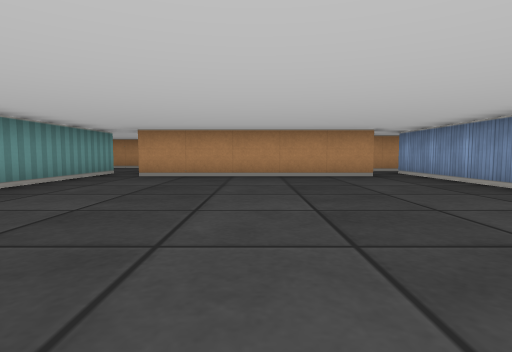
[1] (above)

17 first-person views from a walk through a cub3D ray-caster map. The camera is about half as high as the walls, tilts 4° down and sees 80° across. The floor is counted in squares. Each view is taken from the middle of a square. On the plan, view 1 faces up. The plan holds only what a view shows up to about 9 squares ahead; the rest is blank.

[2]
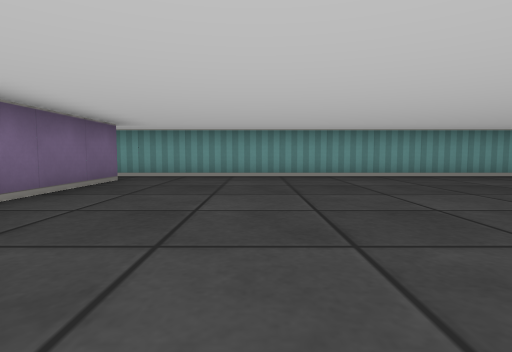

[3]
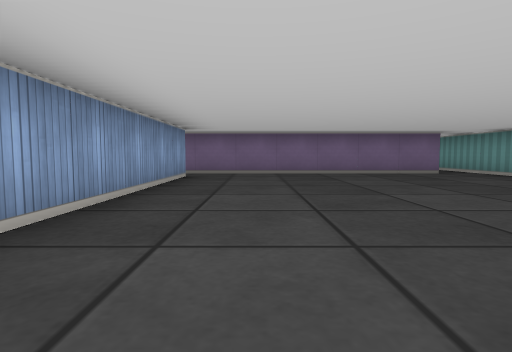

[4]
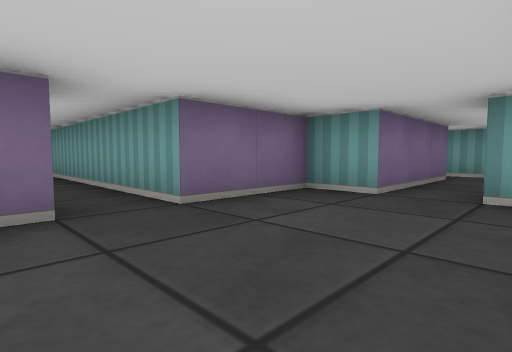

[5]
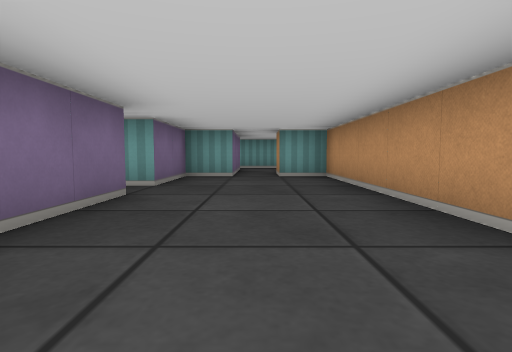

[6]
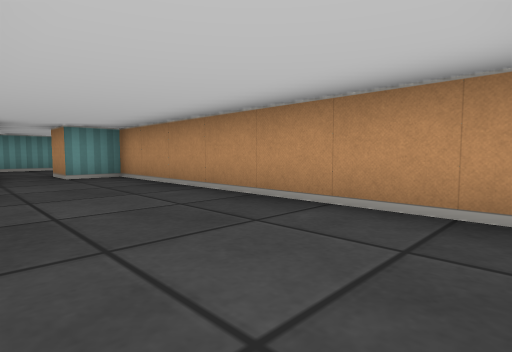

[7]
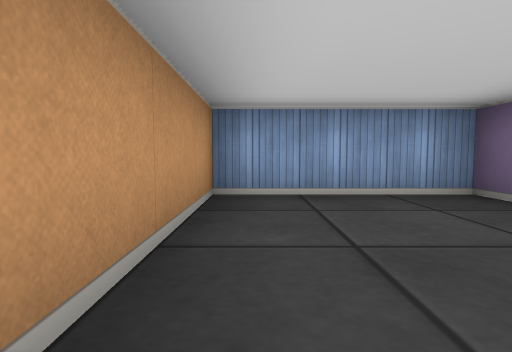

[8]
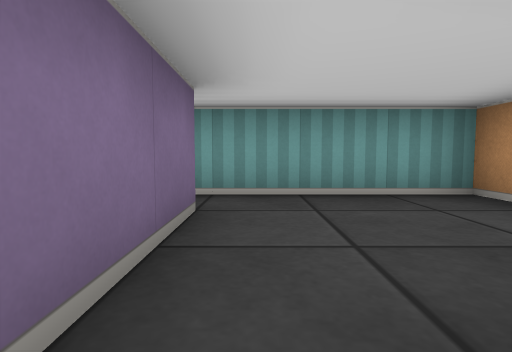

[9]
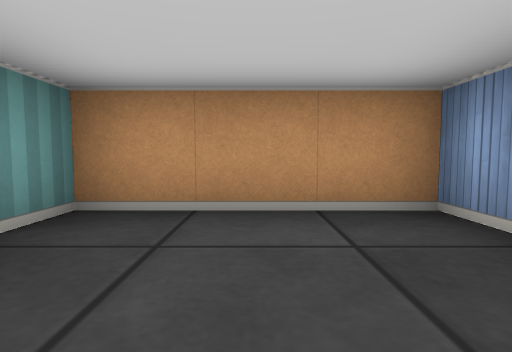

[10]
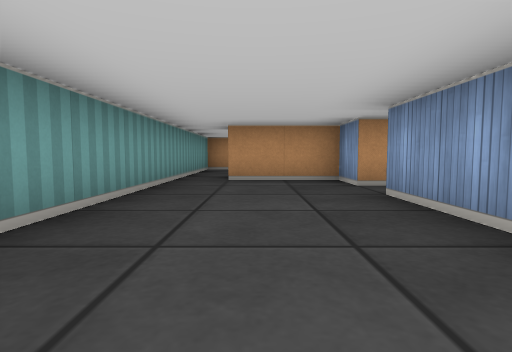

[11]
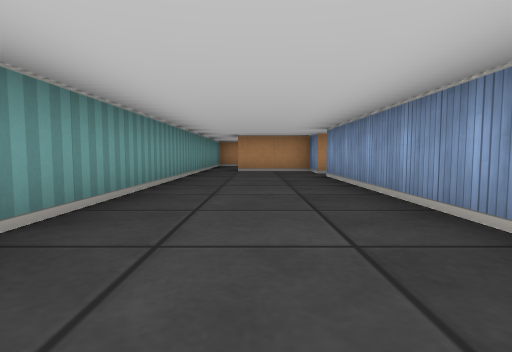

[12]
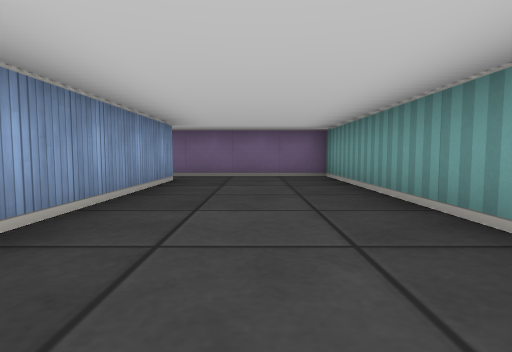

[13]
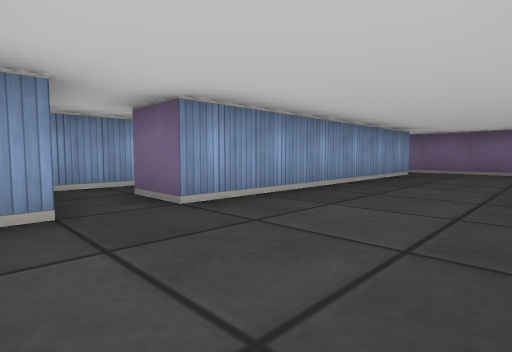

[14]
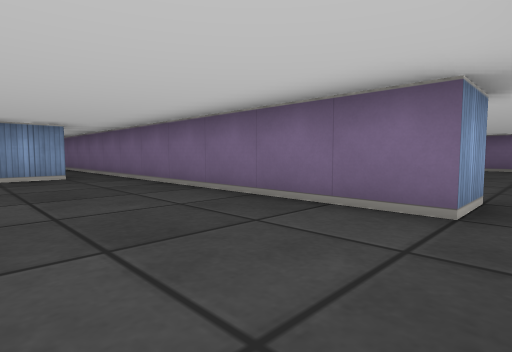

[15]
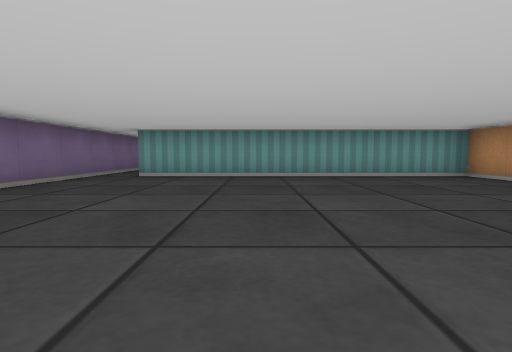

[16]
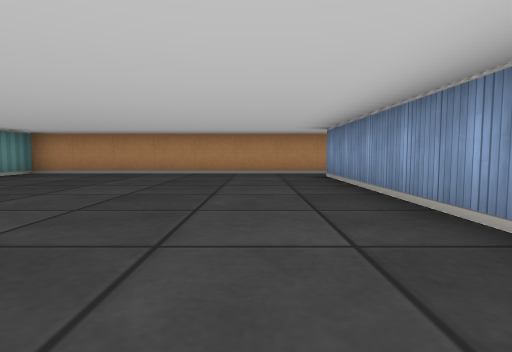

[17]
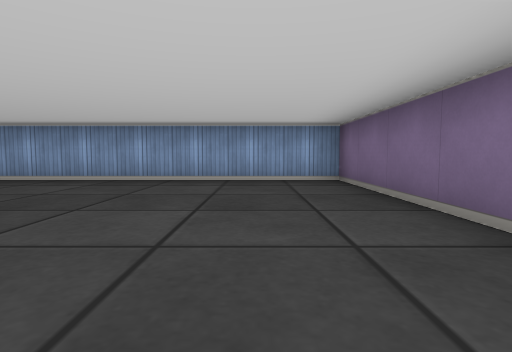

### Floor plan
Ten units are one square. View 1 is at (0, 0); x grows to the right and y downward. Boxes are objects, and circles mark ways between rooms. Rooms are numbered by the first view taken in them; rooms with no view inside come last. Other rooms are left out.
<svg viewBox="-100 -120 223 155">
<path fill="none" stroke="#000" d="M35 6 35 -65M26 -65 -25 -65M-25 26 -25 15 35 15M-35 -65 -35 30M-26 -75 -8 -75M9 -75 15 -75 15 -105 -55 -105 -55 -95 -65 -95M-65 -85 -55 -85 -55 -75 -35 -75 -35 -65M-85 -85 -65 -85M-65 -108 -65 -115 -95 -115 -95 -75M-65 5 -65 -55M-65 -65 -65 -75 -85 -75M-95 -75 -95 15 -61 15M35 15 115 15 115 -55M118 -65 45 -65 45 5"/>
<circle cx="-30" cy="-70" r="3" fill="#2a7"/>
<circle cx="40" cy="10" r="3" fill="#2a7"/>
<circle cx="-60" cy="-90" r="3" fill="#2a7"/>
<circle cx="-90" cy="-80" r="3" fill="#2a7"/>
<text x="0" y="-20">1</text>
<text x="-20" y="-90">2</text>
<text x="-80" y="-100">3</text>
<text x="-80" y="-30">4</text>
<text x="80" y="-20">5</text>
</svg>
Room 1 opens to room 2. Room 1 opens to room 5. Room 2 opens to room 3. Room 3 opens to room 4.

Where each view was taken, in squares from view 1:
view 1: 0 up, 0 right, facing up
view 2: 1 up, 3 right, facing left
view 3: 6 up, 2 right, facing down
view 4: 10 up, 2 left, facing down-left
view 5: 9 up, 1 right, facing left
view 6: 8 up, 1 right, facing up-left
view 7: 10 up, 2 left, facing right
view 8: 9 up, 6 left, facing left
view 9: 9 up, 8 left, facing up
view 10: 2 up, 8 left, facing up
view 11: 1 down, 8 left, facing up
view 12: 5 up, 8 left, facing down
view 13: 7 up, 9 left, facing down-right
view 14: 1 up, 3 left, facing down-right
view 15: 2 up, 11 right, facing left
view 16: 1 down, 10 right, facing up
view 17: 0 up, 6 right, facing right
